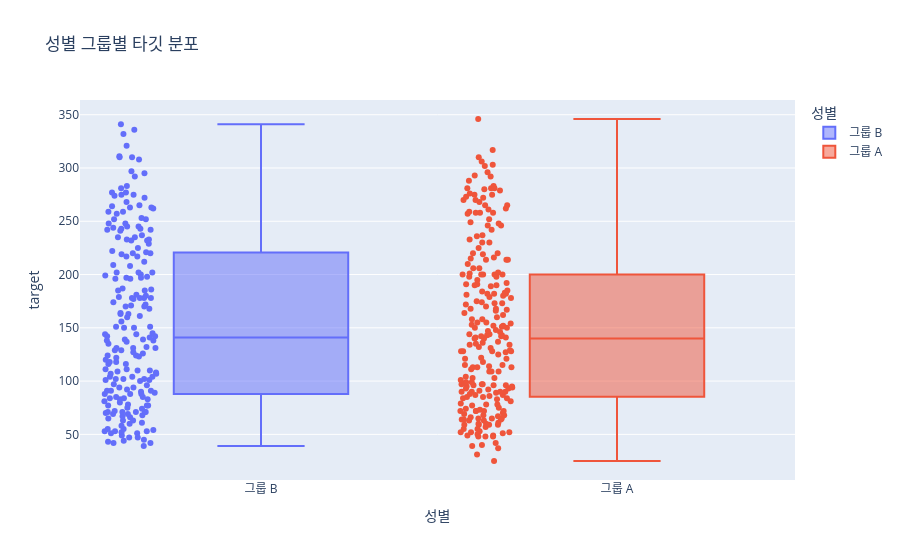

Source (notebook cell):
### Markdown cell above
### 2.2 성별·나이 분석 (정규화 해제 후 범주형/실수형 복원)

정규화 상태로는 해석 불가했던 sex(범주형)와 age(나이, 세)를 원본 스케일로 복원해 개별 분석. sex는 1/2 → 그룹 A/B 범주로, age는 연령대로 구간화해 타깃과의 관계 확인.

### Code cell
# [TODO 3] 성별(범주형) EDA — 그룹별 타깃 차이 확인
df_eda = df.copy()
df_eda["성별"] = X["sex"].map({0: "그룹 A", 1: "그룹 B"})          # 0/1 코드를 사람이 읽는 라벨(그룹 A/B)로 변환
display(df_eda.groupby("성별")["target"].mean().round(1))   # 성별 그룹별 target 평균 비교
px.box(df_eda, x="성별", y="target", color="성별", points="all", title="성별 그룹별 타깃 분포").show()                          # 성별에 따른 target 분포를 상자그림으로

### Figure 1 — Plotly figure (JSON) as saved in the notebook; plotly's stock layout.template omitted (floating-point values rounded to 4 significant figures; data arrays with more than 128 entries replaced by an {"elided": "..."} marker saying what was removed)
{"data": [{"alignmentgroup": "True", "boxpoints": "all", "hovertemplate": "성별=%{x}<br>target=%{y}<extra></extra>", "legendgroup": "그룹 B", "marker": {"color": "#636efa"}, "name": "그룹 B", "notched": false, "offsetgroup": "그룹 B", "orientation": "v", "showlegend": true, "type": "box", "x": {"elided": "207 str values"}, "x0": " ", "xaxis": "x", "y": {"elided": "207 float values"}, "y0": " ", "yaxis": "y"}, {"alignmentgroup": "True", "boxpoints": "all", "hovertemplate": "성별=%{x}<br>target=%{y}<extra></extra>", "legendgroup": "그룹 A", "marker": {"color": "#EF553B"}, "name": "그룹 A", "notched": false, "offsetgroup": "그룹 A", "orientation": "v", "showlegend": true, "type": "box", "x": {"elided": "235 str values"}, "x0": " ", "xaxis": "x", "y": {"elided": "235 float values"}, "y0": " ", "yaxis": "y"}], "layout": {"boxmode": "overlay", "legend": {"title": {"text": "성별"}, "tracegroupgap": 0}, "title": {"text": "성별 그룹별 타깃 분포"}, "xaxis": {"anchor": "y", "categoryarray": ["그룹 B", "그룹 A"], "categoryorder": "array", "domain": [0, 1], "title": {"text": "성별"}}, "yaxis": {"anchor": "x", "domain": [0, 1], "title": {"text": "target"}}}}
